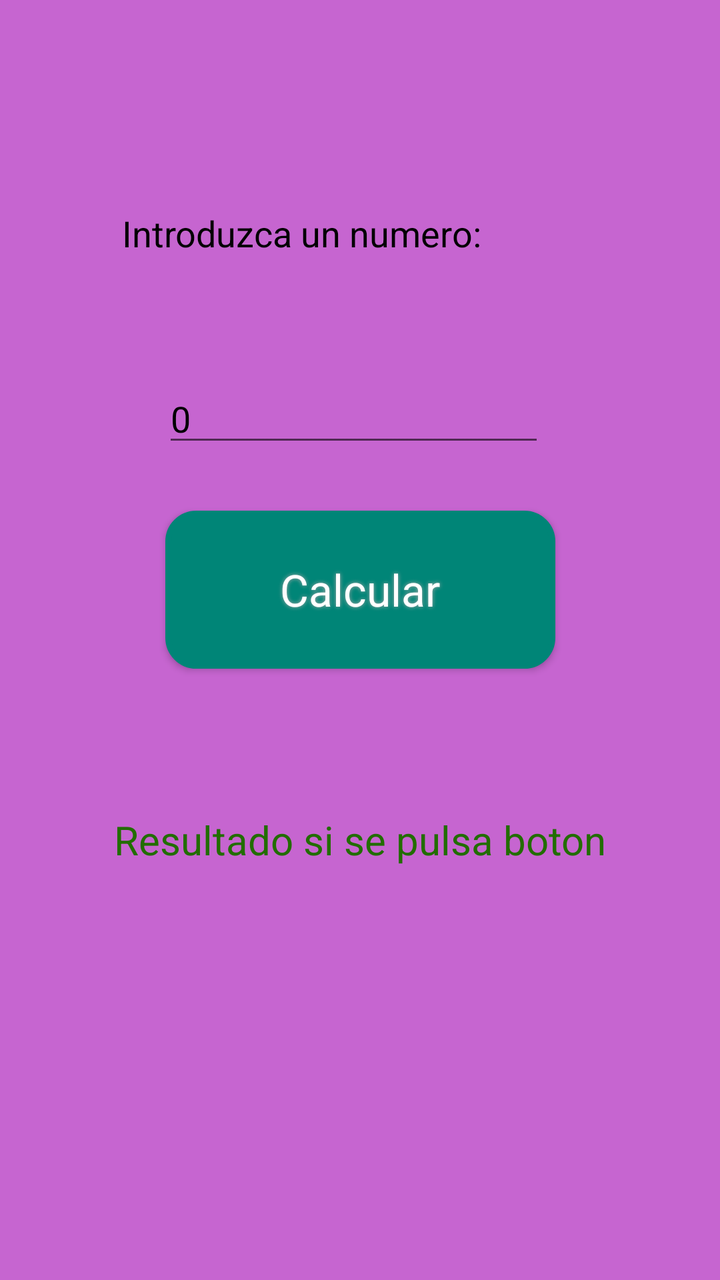
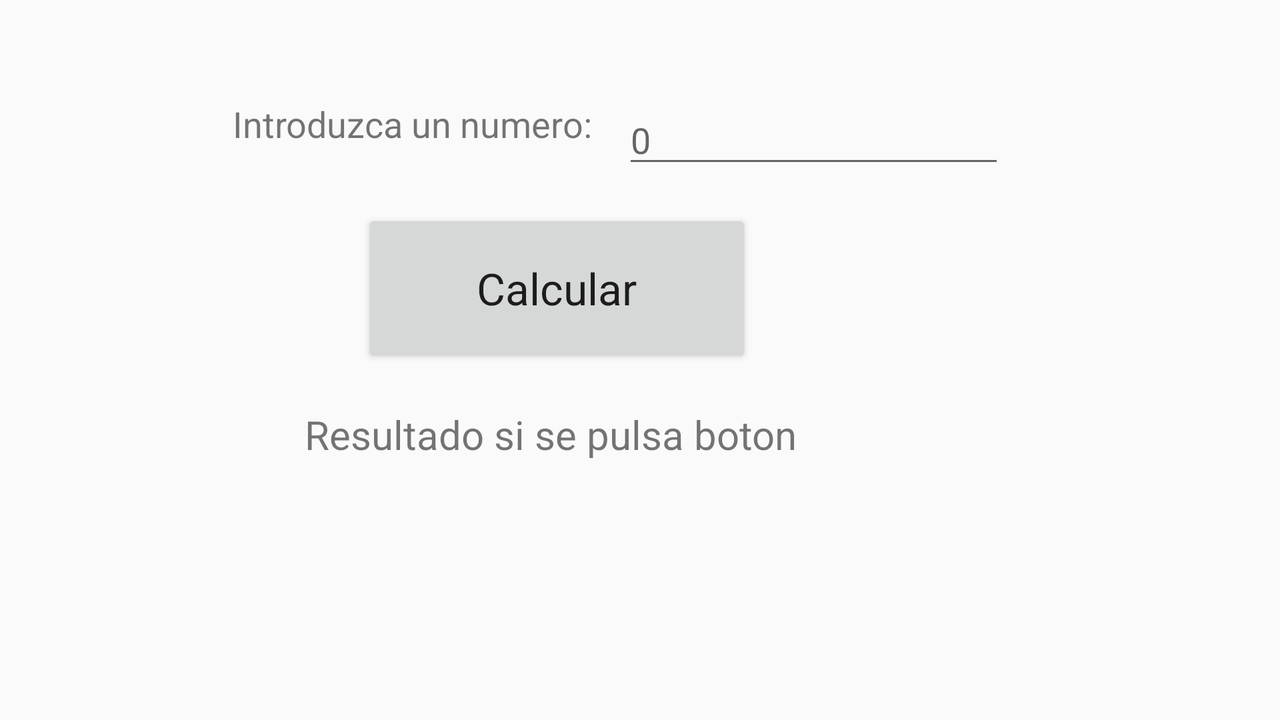

One screen, two layout resources from the same app: the default and the repository's alternative for another configuration. Each is rendered where Android would select it; the XML of both is given below.
<!-- AndroidManifest.xml: application theme AppTheme -->
<!-- res/layout/activity_numero_primos.xml -->
<?xml version="1.0" encoding="utf-8"?>
<androidx.constraintlayout.widget.ConstraintLayout xmlns:android="http://schemas.android.com/apk/res/android"
    xmlns:app="http://schemas.android.com/apk/res-auto"
    xmlns:tools="http://schemas.android.com/tools"
    android:layout_width="match_parent"
    android:layout_height="match_parent"
    android:background="#C665D0"
    tools:context=".boton1.NumeroPrimos">

    <Button
        android:id="@+id/btnCalculo"
        style="@style/BotonBasico"
        android:layout_width="195dp"
        android:layout_height="79dp"
        android:text="@string/numerosPrimos_botonCalculo"
        android:textAppearance="@style/TextAppearance.AppCompat.Large"
        app:layout_constraintBottom_toBottomOf="parent"
        app:layout_constraintEnd_toEndOf="parent"
        app:layout_constraintStart_toStartOf="parent"
        app:layout_constraintTop_toBottomOf="@+id/inNumber"
        app:layout_constraintVertical_bias="0.081" />

    <TextView
        android:id="@+id/txtResult"
        android:layout_width="wrap_content"
        android:layout_height="wrap_content"
        android:layout_marginTop="72dp"
        android:text="@string/numerosPrimos_txtResult1"
        android:textColor="#226D00"
        android:textSize="20dp"
        app:layout_constraintEnd_toEndOf="parent"
        app:layout_constraintStart_toStartOf="parent"
        app:layout_constraintTop_toBottomOf="@+id/btnCalculo" />

    <TextView
        android:id="@+id/txtNumero"
        android:layout_width="239dp"
        android:layout_height="60dp"
        android:layout_marginStart="4dp"
        android:text="@string/numerosPrimos_txtNumero"
        android:textColor="#000000"
        android:textSize="18sp"
        app:layout_constraintBottom_toBottomOf="parent"
        app:layout_constraintEnd_toEndOf="parent"
        app:layout_constraintHorizontal_bias="0.488"
        app:layout_constraintStart_toStartOf="parent"
        app:layout_constraintTop_toTopOf="parent"
        app:layout_constraintVertical_bias="0.18" />

    <EditText
        android:id="@+id/inNumber"
        android:layout_width="191dp"
        android:layout_height="41dp"
        android:ems="10"
        android:hint="@string/numerosPrimos_inNumber"
        android:inputType="number"
        android:textColor="#000000"
        android:textColorHint="#000000"
        android:textSize="18sp"
        app:layout_constraintBottom_toBottomOf="parent"
        app:layout_constraintEnd_toEndOf="parent"
        app:layout_constraintHorizontal_bias="0.481"
        app:layout_constraintStart_toStartOf="parent"
        app:layout_constraintTop_toBottomOf="@+id/txtNumero"
        app:layout_constraintVertical_bias="0.053" />
</androidx.constraintlayout.widget.ConstraintLayout>
<!-- resources referenced by this layout -->
<resources>
  <string name="numerosPrimos_botonCalculo">Calcular</string>
  <string name="numerosPrimos_inNumber">0</string>
  <string name="numerosPrimos_txtNumero">Introduzca un numero:</string>
  <string name="numerosPrimos_txtResult1">Resultado si se pulsa boton</string>
  <style name="BotonBasico">
          <item name="android:textColor">#FFFFFF</item>
          <item name="android:background">@drawable/buttonshape</item>
          <item name="android:shadowColor">#A8A8A8</item>
          <item name="android:shadowDx">0</item>
          <item name="android:shadowDy">0</item>
          <item name="android:shadowRadius">5</item>
      </style>
  <style name="AppTheme" parent="Theme.AppCompat.Light.DarkActionBar">
          
          <item name="colorPrimary">@color/colorPrimary</item>
          <item name="colorPrimaryDark">@color/colorPrimaryDark</item>
          <item name="colorAccent">@color/colorAccent</item>
      </style>
  <!-- drawable buttonshape (drawable) -->
  <?xml version="1.0" encoding="utf-8"?>
  <shape xmlns:android="http://schemas.android.com/apk/res/android" android:shape="rectangle">
      <corners android:radius="14dp"/>
      <solid android:color="#008577"/>
      <padding android:left="0dp"
      android:top="0dp"
      android:right="0dp"
      android:bottom="0dp"/>
      <stroke android:width="3dp"
      android:color="#008577"/>
  </shape>
</resources>
<!-- res/layout-land/activity_numero_primos.xml (the repository's variant of the layout above) -->
<!-- drawn on the phone turned sideways -->
<?xml version="1.0" encoding="utf-8"?>
<androidx.constraintlayout.widget.ConstraintLayout xmlns:android="http://schemas.android.com/apk/res/android"
    xmlns:app="http://schemas.android.com/apk/res-auto"
    xmlns:tools="http://schemas.android.com/tools"
    android:layout_width="match_parent"
    android:layout_height="match_parent"
    tools:context=".boton1.NumeroPrimos">

    <Button
        android:id="@+id/btnCalculo"
        android:layout_width="195dp"
        android:layout_height="79dp"
        android:text="@string/numerosPrimos_botonCalculo"
        android:textAppearance="@style/TextAppearance.AppCompat.Large"
        app:layout_constraintBottom_toBottomOf="parent"
        app:layout_constraintEnd_toEndOf="parent"
        app:layout_constraintHorizontal_bias="0.407"
        app:layout_constraintStart_toStartOf="parent"
        app:layout_constraintTop_toBottomOf="@+id/inNumber"
        app:layout_constraintVertical_bias="0.082" />

    <TextView
        android:id="@+id/txtResult"
        android:layout_width="wrap_content"
        android:layout_height="wrap_content"
        android:layout_marginTop="20dp"
        android:text="@string/numerosPrimos_txtResult1"
        android:textSize="20dp"
        app:layout_constraintEnd_toEndOf="parent"
        app:layout_constraintHorizontal_bias="0.387"
        app:layout_constraintStart_toStartOf="parent"
        app:layout_constraintTop_toBottomOf="@+id/btnCalculo" />

    <TextView
        android:id="@+id/txtNumero"
        android:layout_width="195dp"
        android:layout_height="35dp"
        android:layout_marginStart="4dp"
        android:text="@string/numerosPrimos_txtNumero"
        android:textSize="18sp"
        app:layout_constraintBottom_toBottomOf="parent"
        app:layout_constraintEnd_toEndOf="parent"
        app:layout_constraintHorizontal_bias="0.255"
        app:layout_constraintStart_toStartOf="parent"
        app:layout_constraintTop_toTopOf="parent"
        app:layout_constraintVertical_bias="0.153" />

    <EditText
        android:id="@+id/inNumber"
        android:layout_width="191dp"
        android:layout_height="41dp"
        android:layout_marginTop="48dp"
        android:ems="10"
        android:hint="@string/numerosPrimos_inNumber"
        android:inputType="number"
        android:textSize="18sp"
        app:layout_constraintStart_toEndOf="@+id/txtNumero"
        app:layout_constraintTop_toTopOf="parent" />
</androidx.constraintlayout.widget.ConstraintLayout>
<!-- resources referenced by the variant -->
<!-- as the phone turned sideways resolves them -->
<resources>
  <string name="numerosPrimos_botonCalculo">Calcular</string>
  <string name="numerosPrimos_inNumber">0</string>
  <string name="numerosPrimos_txtNumero">Introduzca un numero:</string>
  <string name="numerosPrimos_txtResult1">Resultado si se pulsa boton</string>
  <style name="AppTheme" parent="Theme.AppCompat.Light.DarkActionBar">
          
          <item name="colorPrimary">@color/colorPrimary</item>
          <item name="colorPrimaryDark">@color/colorPrimaryDark</item>
          <item name="colorAccent">@color/colorAccent</item>
      </style>
</resources>
